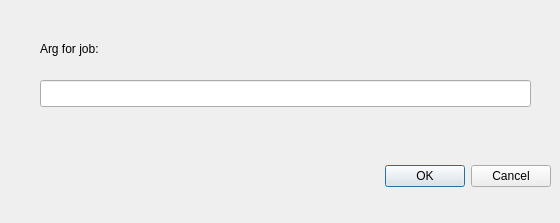
<?xml version="1.0" encoding="UTF-8"?>
<ui version="4.0">
 <class>jargdlg</class>
 <widget class="QDialog" name="jargdlg">
  <property name="geometry">
   <rect>
    <x>0</x>
    <y>0</y>
    <width>560</width>
    <height>223</height>
   </rect>
  </property>
  <property name="windowTitle">
   <string>Job argument</string>
  </property>
  <widget class="QDialogButtonBox" name="buttonBox">
   <property name="geometry">
    <rect>
     <x>210</x>
     <y>160</y>
     <width>341</width>
     <height>32</height>
    </rect>
   </property>
   <property name="orientation">
    <enum>Qt::Horizontal</enum>
   </property>
   <property name="standardButtons">
    <set>QDialogButtonBox::Cancel|QDialogButtonBox::Ok</set>
   </property>
  </widget>
  <widget class="QLabel" name="edjob">
   <property name="geometry">
    <rect>
     <x>140</x>
     <y>40</y>
     <width>331</width>
     <height>17</height>
    </rect>
   </property>
   <property name="text">
    <string/>
   </property>
  </widget>
  <widget class="QLabel" name="label">
   <property name="geometry">
    <rect>
     <x>40</x>
     <y>40</y>
     <width>91</width>
     <height>17</height>
    </rect>
   </property>
   <property name="text">
    <string>Arg for job:</string>
   </property>
  </widget>
  <widget class="QLineEdit" name="argument">
   <property name="geometry">
    <rect>
     <x>40</x>
     <y>80</y>
     <width>491</width>
     <height>27</height>
    </rect>
   </property>
   <property name="font">
    <font>
     <family>Courier New</family>
    </font>
   </property>
   <property name="toolTip">
    <string>This is the argument string, remember that environment variables $name
will be subsituted, together with %t for the job title and other data.</string>
   </property>
  </widget>
 </widget>
 <tabstops>
  <tabstop>argument</tabstop>
  <tabstop>buttonBox</tabstop>
 </tabstops>
 <resources/>
 <connections>
  <connection>
   <sender>buttonBox</sender>
   <signal>accepted()</signal>
   <receiver>jargdlg</receiver>
   <slot>accept()</slot>
   <hints>
    <hint type="sourcelabel">
     <x>248</x>
     <y>254</y>
    </hint>
    <hint type="destinationlabel">
     <x>157</x>
     <y>274</y>
    </hint>
   </hints>
  </connection>
  <connection>
   <sender>buttonBox</sender>
   <signal>rejected()</signal>
   <receiver>jargdlg</receiver>
   <slot>reject()</slot>
   <hints>
    <hint type="sourcelabel">
     <x>316</x>
     <y>260</y>
    </hint>
    <hint type="destinationlabel">
     <x>286</x>
     <y>274</y>
    </hint>
   </hints>
  </connection>
 </connections>
</ui>
